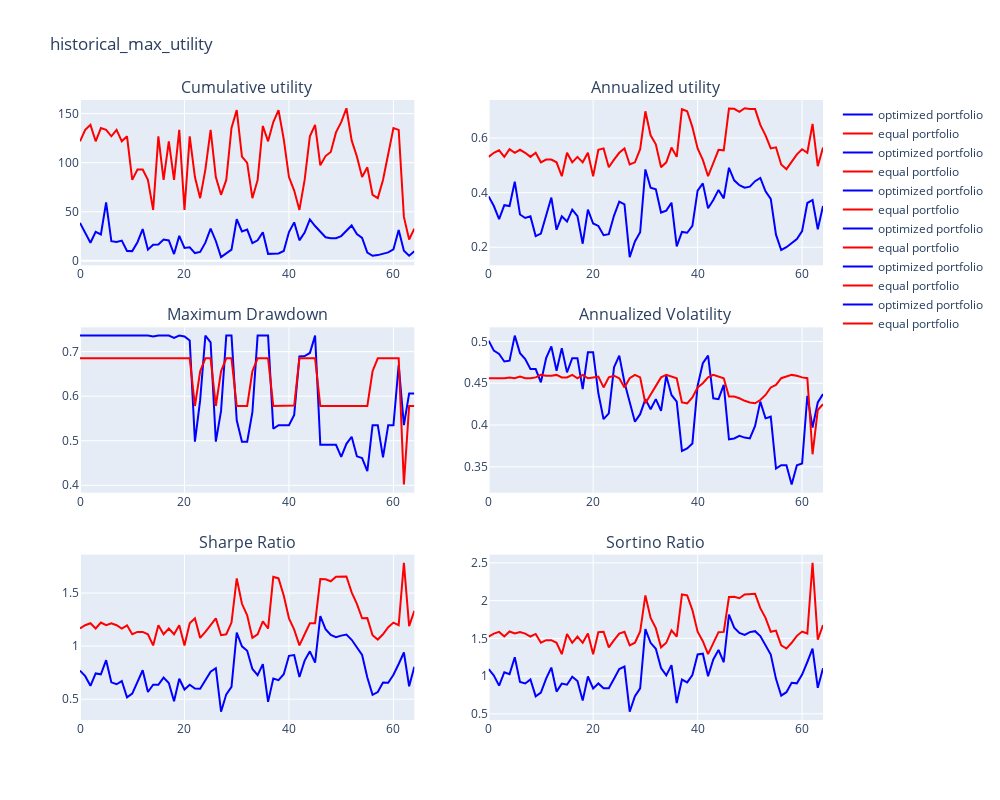

Here is the notebook cell this chart was saved with:
### Code cell
import plotly.graph_objects as go
from plotly.subplots import make_subplots

# Define the titles for the subplots
titles = [
    "Cumulative utility",
    "Annualized utility",
    "Maximum Drawdown",
    "Annualized Volatility",
    "Sharpe Ratio",
    "Sortino Ratio"
]

# Create subplots
fig = make_subplots(rows=3, cols=2, subplot_titles=titles, vertical_spacing=0.1)

# Define the colors for equal and optimized portfolios
equal_color = "red"
optimized_color = "blue"

# Loop through the subplots
k = 0
for i in range(1, 4):
    for j in range(1, 3):
        pf = np.array(final_results["historical_historical_max_utility"])[:, k, 0]
        eq = np.array(final_results["historical_historical_max_utility"])[:, k, 1]
        x = np.arange(pf.shape[0])

        # Add traces to the subplot with the specified colors
        fig.add_trace(go.Scatter(x=x, y=pf, name="optimized portfolio", line=dict(color=optimized_color)), row=i, col=j)
        fig.add_trace(go.Scatter(x=x, y=eq, name="equal portfolio", line=dict(color=equal_color)), row=i, col=j)

        k += 1

# Update subplot layout
fig.update_layout(
    title="historical_max_utility",
    showlegend=True,
    height=800,
    width=1000,
)

# Show the plot
fig.show()
